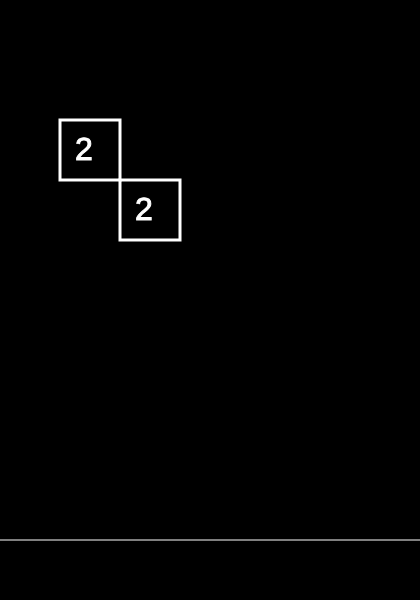
Frame 1 (no input)
Frame 60 (no input): identical to frame 1, image omitted
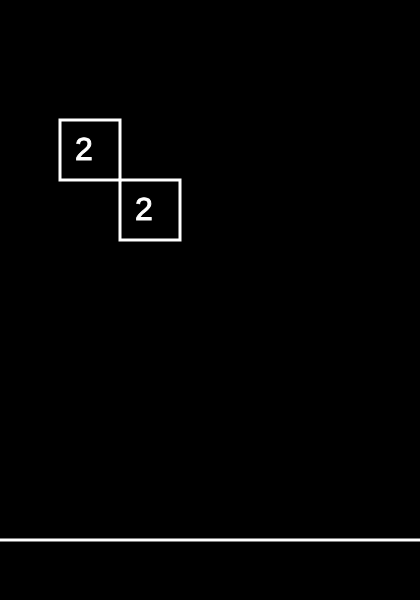
Frame 120 (the mouse pressed at the canvas centre since frame 60)

The p5.js sketch that drew these frames (run headless with seeded random() and noise() and a simulated clock; from frame 60 on, the mouse is pressed at the canvas centre):

// p5.js sketch
// ── sketch.js
var h=600;
var w=420;
var emptyballs = [];
var balls = [];
var boxes = [];
var boxSize = 60;
var dir;
var magVel = 7;
var level = 5;
var levelready = false;

function setup() {
	var pos = createVector(200,540); 
	createCanvas(w,h);
	for (var i = 0; i < level; i++) {
			emptyballs.push(new Ball(pos.copy(),createVector(0,0)));
		}
	for (var i = 0; i < 1; i++) {
		boxes.push(new Box(2,1,2));
		boxes.push(new Box(2,2,3));
	}
}

function draw() {
	
	drawBackground();
	drawBoxes();
	if(levelready){
	if(emptyballs.length!=0&&frameCount%10==0){
		emptyballs[emptyballs.length-1].vec = dir.copy();
		balls.push(emptyballs.pop());
		console.log(balls[balls.length-1].vec);
	}
	}else{
		drawAimLine();
	}
	drawBalls();
}

function drawAimLine(){
	if(mouseIsPressed){
		stroke(255);
		strokeWeight(3);
		if(540-(mouseY-540)<500)
		line(200,540,200-(mouseX-200),540-(mouseY-540));
	}
}

function drawBackground(){
	background(0);
	stroke(255);
	line(0,h*0.9,w,h*0.9);
}

function drawBoxes(){
	textSize(32);
	stroke(255);



	for (var i = boxes.length-1; i >= 0; i--) {
		if(boxes[i].active){
		strokeWeight(3);
		noFill();
		rect(boxes[i].col*boxSize,boxes[i].row*boxSize,boxSize,boxSize);
		strokeWeight(1);
		fill(255);

		text(boxes[i].num,(boxes[i].col+0.25)*boxSize,(boxes[i].row+0.66)*boxSize);
		}else{
			boxes.pop(i);
		}
	}
}

function drawBalls(){
	for (var i = balls.length - 1; i >= 0; i--) {
		if(!balls[i].active){
			
		}else{
		ellipse(balls[i].pos.x,balls[i].pos.y,10,10);
		balls[i].travel();
		for (var j = boxes.length -1; j >= 0; j--) {
			
			if(boxes[j].hasContact(balls[i])&&!boxes[j].active){
				boxes.splice(j, 1);
			}
		}
	}
		
	}
}

function keyPressed() {
	if (keyCode === LEFT_ARROW) {

	} else if (keyCode === RIGHT_ARROW) {

	}else if (keyCode === UP_ARROW) {

	}else if (keyCode === DOWN_ARROW) {

	}
}

function findDir(){
	dir = createVector(random(-1,1),random(-1,0));
}

function mouseReleased(){
	if(!levelready){
		dir = createVector(200-mouseX,540-mouseY);
		dir.setMag(magVel);

		levelready = true;
	}
}
// ── Ball.js
function Ball(p,d){
	this.pos = p;
	this.vec = d;
	this.active = true;

	this.travel = function(){
		this.pos.add(this.vec);
		if(this.pos.x<=0||this.pos.x>=width){
			this.vec.x*=-1;
		}else if(this.pos.y<0){
			this.vec.y*=-1;
		}else if(this.pos.y>height){
			console.log("lel");
			this.active = false;
		}
	}	
}
// ── Box.js
var lineDist = 4;

function Box(n,c,r){
	this.col = c;
	this.row = r;
	this.num = n;
	this.active = true;


	this.contact = function(ball){
		this.num--;
		console.log(this.row, this.num);
		if(this.num==0){
			this.active = false;
		}
	}

	this.hasContact = function(ball){
		var topY = boxSize*this.row;
		var bottomY =boxSize*(this.row+1);
		var leftX = boxSize*this.col;
		var rightX = boxSize*(this.col+1);
		var ballX = ball.pos.x;
		var ballY = ball.pos.y;

		if(Math.abs(ballY-bottomY)<lineDist||Math.abs(topY-ballY)<lineDist){
			if(ballX>leftX&&ballX<rightX){
				ball.vec.y*=-1;
				this.contact();
				ball.travel();
				console.log(ballY,bottomY,topY);
				return true;
			}
		}else if(Math.abs(ballX-leftX)<lineDist||Math.abs(rightX-ballX)<lineDist){
			if(ballY>topY&&ballY<bottomY){
				ball.vec.x*=-1;
				this.contact();
				ball.travel();
				return true;
			}
		}
		return false;
	}

}
